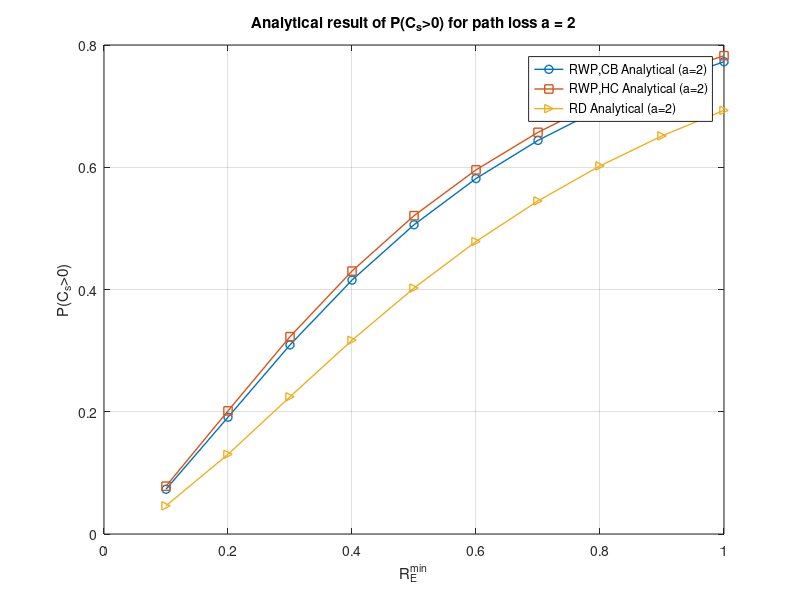

The MATLAB script that drew this image:
clear all;
close all;
clc;

a = 2;
R = [0:0.1:1];
k = R.^a;

% Equation - 16
P_CB_a_2 = 2.*k.*((k+1).*(log(k+1)-log(k)) - 1);

% Equation - 18
P_HC_a_2 = 6.*((8.*k.*k.*k + 35.*k.*k + 27.*k).*(log(k+1)-log(k)) - 8.*k.*k - 31.*k)./73;

% Equation - 39
P_RD_a_2 = k.*(log(k+1)-log(k));

plot(R,P_CB_a_2,'-o','Linewidth',1.0);
hold on
plot(R,P_HC_a_2,'-s','Linewidth',1.0);
plot(R,P_RD_a_2,'->','Linewidth',1.0);

xlabel('R_E^m^i^n');
ylabel('P(C_s>0)');
grid on;
title('Analytical result of P(C_s>0) for path loss a = 2');
legend('RWP,CB Analytical (a=2)', 'RWP,HC Analytical (a=2)', 'RD Analytical (a=2)');